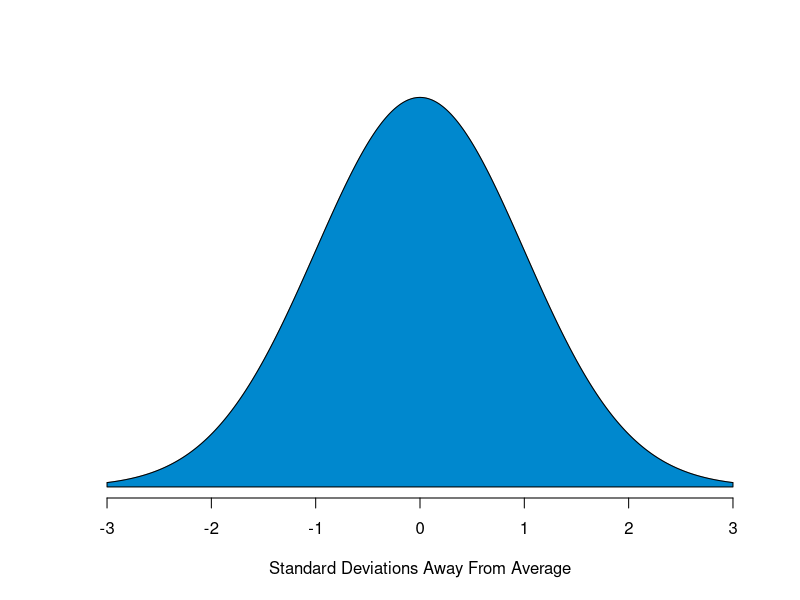
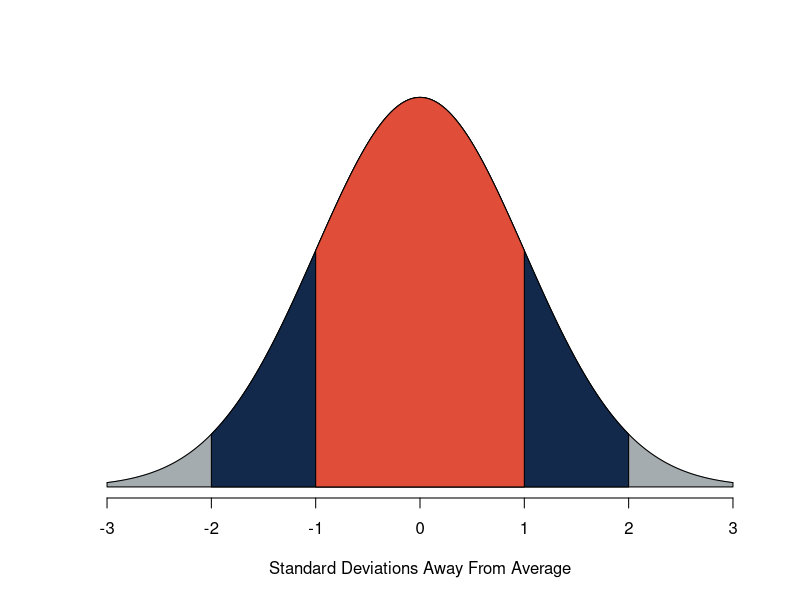
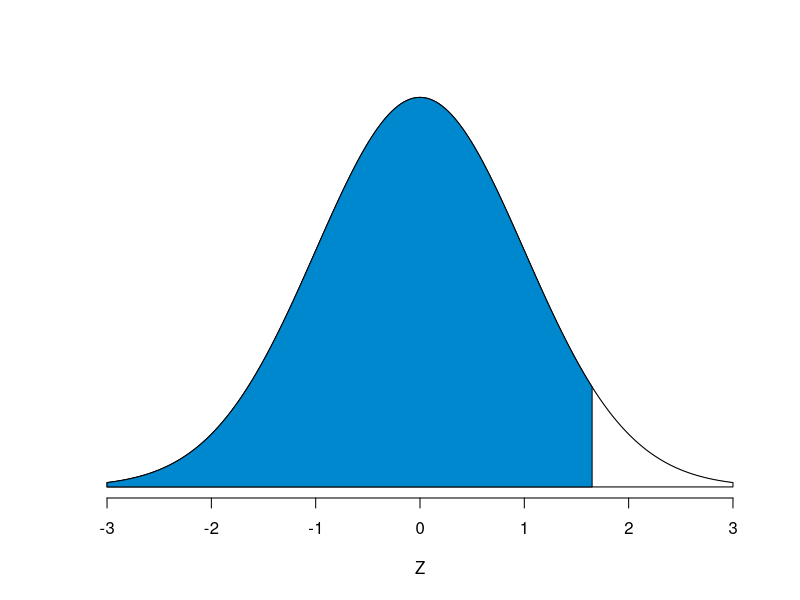

Reproduce these figures in R, in order.
## ---- chunk 1
knitr::opts_chunk$set(fig.align = "center", warning = FALSE, message = FALSE, fig.height = 7, fig.width = 12, cache = TRUE)
## ---- chunk 2
curve(dnorm(x), xlim = c(-3, 3), col = '#939598', xlab = 'Standard Deviations Away From Average', ylab = '', yaxt = 'n', bty = 'n')
polygon(c(-3, seq(-3, 3, .01), 3), c(0, dnorm(seq(-3, 3, .01)), 0), col = '#0088ce')
## ---- chunk 3
curve(dnorm(x), xlim = c(-3, 3), col = '#939598', xlab = 'Standard Deviations Away From Average', ylab = '', yaxt = 'n', bty = 'n')
polygon(c(-3, seq(-3, 3, .01), 3), c(0, dnorm(seq(-3, 3, .01)), 0), col = '#a5acaf')
polygon(c(-2, seq(-2, 2, .01), 2), c(0, dnorm(seq(-2, 2, .01)), 0), col = '#13294b')
polygon(c(-1, seq(-1, 1, .01), 1), c(0, dnorm(seq(-1, 1, .01)), 0), col = '#e04e39')
## ---- chunk 4
curve(dnorm(x), xlim = c(-3, 3), col = '#939598', xlab = 'Z', ylab = '', yaxt = 'n', bty = 'n')
polygon(c(-3, seq(-3, 3, .01), 3), c(0, dnorm(seq(-3, 3, .01)), 0), col = '#ffffff')
polygon(c(-3, seq(-3, 1.65, .01), 1.65), c(0, dnorm(seq(-3, 1.65, .01)), 0), col = '#0088ce')
## ---- chunk 5
qnorm(.95)
## ---- chunk 6
rnorm(3)
rnorm(3)
rnorm(3)
## ---- chunk 7
set.seed(123456789)
rnorm(3)

# This one should give different numbers
rnorm(3)

# Back to the same numbers
set.seed(123456789)
rnorm(3)

# One more time
set.seed(123456789)
rnorm(3)
